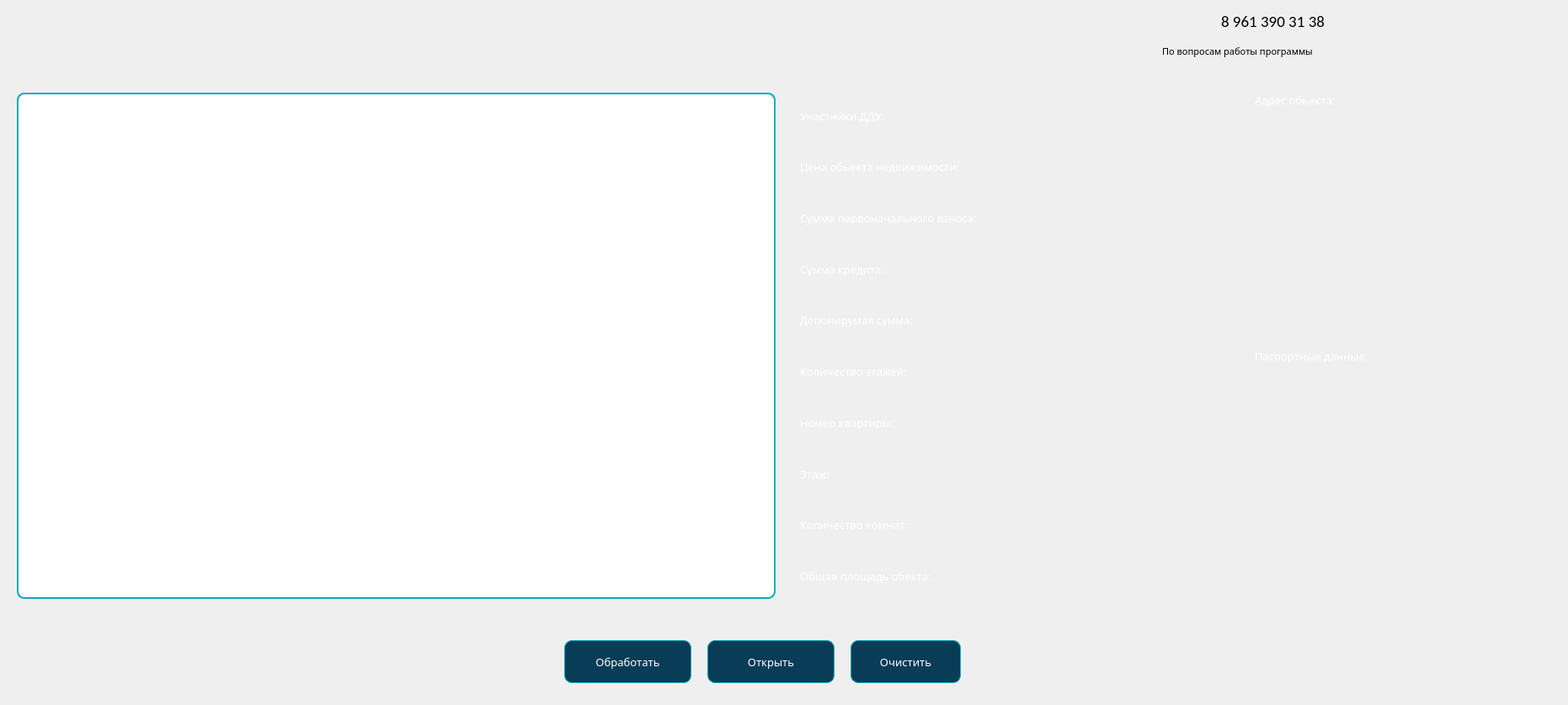
<?xml version="1.0" encoding="UTF-8"?>
<ui version="4.0">
 <class>Form</class>
 <widget class="QWidget" name="Form">
  <property name="geometry">
   <rect>
    <x>0</x>
    <y>0</y>
    <width>1862</width>
    <height>837</height>
   </rect>
  </property>
  <property name="windowTitle">
   <string>Анализ ДДУ v.1.0</string>
  </property>
  <property name="styleSheet">
   <string notr="true"/>
  </property>
  <widget class="QPushButton" name="openButton">
   <property name="geometry">
    <rect>
     <x>840</x>
     <y>760</y>
     <width>151</width>
     <height>51</height>
    </rect>
   </property>
   <property name="font">
    <font>
     <family>Montserrat</family>
     <pointsize>10</pointsize>
    </font>
   </property>
   <property name="styleSheet">
    <string notr="true">QPushButton {
	color: white;
	background-color: #093c57;
	border-radius: 9;
	border: 1px solid #07adba;

}

QPushButton:hover {
	background-color: #1388c5;
	border: 1px solid #057a83;
}

QPushButton:pressed {
	background-color: #154560;
	border: 2px solid #00ccff;
}
</string>
   </property>
   <property name="text">
    <string>Открыть</string>
   </property>
   <attribute name="buttonGroup">
    <string notr="true">buttonGroup</string>
   </attribute>
  </widget>
  <widget class="QLabel" name="label_7">
   <property name="geometry">
    <rect>
     <x>-10</x>
     <y>-50</y>
     <width>1891</width>
     <height>941</height>
    </rect>
   </property>
   <property name="text">
    <string/>
   </property>
   <property name="pixmap">
    <pixmap>Фон1.jpg</pixmap>
   </property>
  </widget>
  <widget class="QLabel" name="label">
   <property name="geometry">
    <rect>
     <x>1450</x>
     <y>0</y>
     <width>161</width>
     <height>51</height>
    </rect>
   </property>
   <property name="font">
    <font>
     <family>Calibri</family>
     <pointsize>14</pointsize>
     <weight>50</weight>
     <bold>false</bold>
    </font>
   </property>
   <property name="text">
    <string>8 961 390 31 38</string>
   </property>
  </widget>
  <widget class="QLabel" name="label_2">
   <property name="geometry">
    <rect>
     <x>1380</x>
     <y>40</y>
     <width>231</width>
     <height>41</height>
    </rect>
   </property>
   <property name="font">
    <font>
     <family>Montserrat</family>
     <pointsize>8</pointsize>
    </font>
   </property>
   <property name="text">
    <string>По вопросам работы программы</string>
   </property>
  </widget>
  <widget class="QPushButton" name="RunRe">
   <property name="geometry">
    <rect>
     <x>670</x>
     <y>760</y>
     <width>151</width>
     <height>51</height>
    </rect>
   </property>
   <property name="font">
    <font>
     <family>Montserrat</family>
     <pointsize>10</pointsize>
    </font>
   </property>
   <property name="styleSheet">
    <string notr="true">QPushButton {
	color: white;
	background-color: #093c57;
	border-radius: 9;
	border: 1px solid #07adba;

}

QPushButton:hover {
	background-color: #1388c5;
	border: 1px solid #057a83;
}

QPushButton:pressed {
	background-color: #154560;
	border: 2px solid #00ccff;
}
</string>
   </property>
   <property name="text">
    <string>Обработать</string>
   </property>
   <attribute name="buttonGroup">
    <string notr="true">buttonGroup</string>
   </attribute>
  </widget>
  <widget class="QPushButton" name="Clear">
   <property name="geometry">
    <rect>
     <x>1010</x>
     <y>760</y>
     <width>131</width>
     <height>51</height>
    </rect>
   </property>
   <property name="font">
    <font>
     <family>Montserrat</family>
     <pointsize>10</pointsize>
    </font>
   </property>
   <property name="styleSheet">
    <string notr="true">QPushButton {
	color: white;
	background-color: #093c57;
	border-radius: 9;
	border: 1px solid #07adba;

}

QPushButton:hover {
	background-color: #1388c5;
	border: 1px solid #057a83;
}

QPushButton:pressed {
	background-color: #154560;
	border: 2px solid #00ccff;
}
</string>
   </property>
   <property name="text">
    <string>Очистить</string>
   </property>
   <attribute name="buttonGroup">
    <string notr="true">buttonGroup</string>
   </attribute>
  </widget>
  <widget class="QTextEdit" name="treatyText">
   <property name="geometry">
    <rect>
     <x>20</x>
     <y>110</y>
     <width>901</width>
     <height>601</height>
    </rect>
   </property>
   <property name="styleSheet">
    <string notr="true">QTextEdit {
	
	background-color: #FFFFFF;
	border-radius: 9;
	border: 2px solid #07adba;

}

</string>
   </property>
  </widget>
  <widget class="QWidget" name="verticalLayoutWidget">
   <property name="geometry">
    <rect>
     <x>950</x>
     <y>110</y>
     <width>541</width>
     <height>601</height>
    </rect>
   </property>
   <layout class="QVBoxLayout" name="verticalLayout">
    <item>
     <widget class="QLabel" name="costumer">
      <property name="font">
       <font>
        <family>Montserrat</family>
        <pointsize>10</pointsize>
       </font>
      </property>
      <property name="styleSheet">
       <string notr="true">QLabel{color: white}</string>
      </property>
      <property name="text">
       <string>Участники ДДУ:</string>
      </property>
     </widget>
    </item>
    <item>
     <widget class="QLabel" name="price">
      <property name="font">
       <font>
        <family>Montserrat</family>
        <pointsize>10</pointsize>
       </font>
      </property>
      <property name="styleSheet">
       <string notr="true">QLabel{color: white}</string>
      </property>
      <property name="text">
       <string>Цена обьекта недвижимости:</string>
      </property>
     </widget>
    </item>
    <item>
     <widget class="QLabel" name="downpayment_amount">
      <property name="font">
       <font>
        <family>Montserrat</family>
        <pointsize>10</pointsize>
       </font>
      </property>
      <property name="styleSheet">
       <string notr="true">QLabel{color: white}</string>
      </property>
      <property name="text">
       <string>Сумма первоначального взноса:</string>
      </property>
     </widget>
    </item>
    <item>
     <widget class="QLabel" name="value_of_mortgage">
      <property name="font">
       <font>
        <family>Montserrat</family>
        <pointsize>10</pointsize>
       </font>
      </property>
      <property name="styleSheet">
       <string notr="true">QLabel{color: white}</string>
      </property>
      <property name="text">
       <string>Сумма кредита:</string>
      </property>
     </widget>
    </item>
    <item>
     <widget class="QLabel" name="deposit_amount">
      <property name="font">
       <font>
        <family>Montserrat</family>
        <pointsize>10</pointsize>
       </font>
      </property>
      <property name="styleSheet">
       <string notr="true">QLabel{color: white}</string>
      </property>
      <property name="text">
       <string>Депонирумая сумма:</string>
      </property>
     </widget>
    </item>
    <item>
     <widget class="QLabel" name="numbers_of_flores">
      <property name="font">
       <font>
        <family>Montserrat</family>
        <pointsize>10</pointsize>
       </font>
      </property>
      <property name="styleSheet">
       <string notr="true">QLabel{color: white}</string>
      </property>
      <property name="text">
       <string>Количество этажей:</string>
      </property>
     </widget>
    </item>
    <item>
     <widget class="QLabel" name="number_of_flat">
      <property name="font">
       <font>
        <family>Montserrat</family>
        <pointsize>10</pointsize>
       </font>
      </property>
      <property name="styleSheet">
       <string notr="true">QLabel{color: white}</string>
      </property>
      <property name="text">
       <string>Номер квартиры:</string>
      </property>
     </widget>
    </item>
    <item>
     <widget class="QLabel" name="flore">
      <property name="font">
       <font>
        <family>Montserrat</family>
        <pointsize>10</pointsize>
       </font>
      </property>
      <property name="styleSheet">
       <string notr="true">QLabel{color: white}</string>
      </property>
      <property name="text">
       <string>Этаж:</string>
      </property>
     </widget>
    </item>
    <item>
     <widget class="QLabel" name="value_of_rooms">
      <property name="font">
       <font>
        <family>Montserrat</family>
        <pointsize>10</pointsize>
       </font>
      </property>
      <property name="styleSheet">
       <string notr="true">QLabel{color: white}</string>
      </property>
      <property name="text">
       <string>Количество комнат:</string>
      </property>
     </widget>
    </item>
    <item>
     <widget class="QLabel" name="coomon_square">
      <property name="font">
       <font>
        <family>Montserrat</family>
        <pointsize>10</pointsize>
       </font>
      </property>
      <property name="styleSheet">
       <string notr="true">QLabel{color: white}</string>
      </property>
      <property name="text">
       <string>Общая площадь обекта:</string>
      </property>
     </widget>
    </item>
   </layout>
  </widget>
  <widget class="QWidget" name="verticalLayoutWidget_2">
   <property name="geometry">
    <rect>
     <x>1490</x>
     <y>110</y>
     <width>361</width>
     <height>601</height>
    </rect>
   </property>
   <layout class="QVBoxLayout" name="verticalLayout_2">
    <item>
     <widget class="QLabel" name="adress">
      <property name="font">
       <font>
        <family>Montserrat</family>
        <pointsize>10</pointsize>
       </font>
      </property>
      <property name="styleSheet">
       <string notr="true">QLabel{color: white}</string>
      </property>
      <property name="text">
       <string>Адрес обьекта:</string>
      </property>
      <property name="alignment">
       <set>Qt::AlignLeading|Qt::AlignLeft|Qt::AlignTop</set>
      </property>
     </widget>
    </item>
    <item>
     <widget class="QLabel" name="id">
      <property name="font">
       <font>
        <family>Montserrat</family>
        <pointsize>10</pointsize>
       </font>
      </property>
      <property name="styleSheet">
       <string notr="true">QLabel{color: white}</string>
      </property>
      <property name="text">
       <string>Паспортные данные:</string>
      </property>
      <property name="alignment">
       <set>Qt::AlignLeading|Qt::AlignLeft|Qt::AlignTop</set>
      </property>
     </widget>
    </item>
   </layout>
  </widget>
  <zorder>label_7</zorder>
  <zorder>openButton</zorder>
  <zorder>RunRe</zorder>
  <zorder>label</zorder>
  <zorder>label_2</zorder>
  <zorder>Clear</zorder>
  <zorder>treatyText</zorder>
  <zorder>verticalLayoutWidget</zorder>
  <zorder>verticalLayoutWidget_2</zorder>
 </widget>
 <resources/>
 <connections/>
 <buttongroups>
  <buttongroup name="buttonGroup"/>
 </buttongroups>
</ui>
